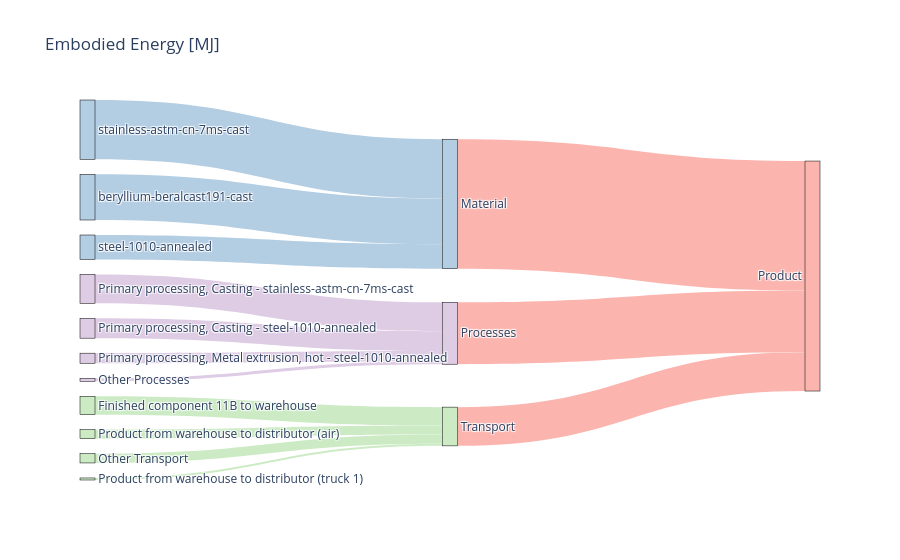

This figure's notebook cell:
### Markdown cell above
Finally, create the Sankey diagram.

### Code cell
fig = go.Figure(
    go.Sankey(
        valueformat = ".0f",
        valuesuffix = " MJ",
        node = dict(
            pad = 15,
            thickness = 15,
            line = dict(color = "black", width = 0.5),
            label = node_df["Name"],
            color = node_df["Color"]
        ),
        link = dict(
            source = link_df["Source"],
            target = link_df["Target"],
            value = link_df["Value"],
            color = link_df["Color"],
        )
    ),
    layout_title_text=f"Embodied Energy [{ENERGY_UNIT}]",
)
fig.show()

### Figure 1 — Plotly figure (JSON) as saved in the notebook; plotly's stock layout.template omitted (floating-point values rounded to 4 significant figures)
{"data": [{"link": {"color": ["rgb(251,180,174)", "rgb(251,180,174)", "rgb(251,180,174)", "rgb(179,205,227)", "rgb(179,205,227)", "rgb(179,205,227)", "rgb(222,203,228)", "rgb(222,203,228)", "rgb(222,203,228)", "rgb(222,203,228)", "rgb(204,235,197)", "rgb(204,235,197)", "rgb(204,235,197)", "rgb(204,235,197)"], "source": [0, 1, 2, 3, 4, 5, 6, 7, 8, 9, 10, 11, 12, 13], "target": [14, 14, 14, 0, 0, 0, 1, 1, 1, 1, 2, 2, 2, 2], "value": [333.7, 159.5, 99.9, 153.0, 117.7, 62.93, 74.66, 51.09, 25.94, 7.78, 47.48, 23.25, 5.268, 23.89]}, "node": {"color": ["rgb(179,205,227)", "rgb(222,203,228)", "rgb(204,235,197)", "rgb(179,205,227)", "rgb(179,205,227)", "rgb(179,205,227)", "rgb(222,203,228)", "rgb(222,203,228)", "rgb(222,203,228)", "rgb(222,203,228)", "rgb(204,235,197)", "rgb(204,235,197)", "rgb(204,235,197)", "rgb(204,235,197)", "rgb(251,180,174)"], "label": ["Material", "Processes", "Transport", "stainless-astm-cn-7ms-cast", "beryllium-beralcast191-cast", "steel-1010-annealed", "Primary processing, Casting - stainless-astm-cn-7ms-cast", "Primary processing, Casting - steel-1010-annealed", "Primary processing, Metal extrusion, hot - steel-1010-annealed", "Other Processes", "Finished component 11B to warehouse", "Product from warehouse to distributor (air)", "Product from warehouse to distributor (truck 1)", "Other Transport", "Product"], "line": {"color": "black", "width": 0.5}, "pad": 15, "thickness": 15}, "type": "sankey", "valueformat": ".0f", "valuesuffix": " MJ"}], "layout": {"title": {"text": "Embodied Energy [MJ]"}}}
